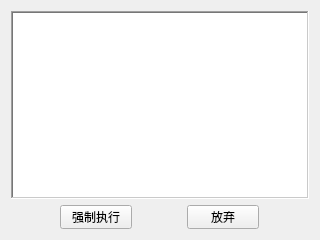
<?xml version="1.0" encoding="UTF-8"?>
<ui version="4.0">
 <class>AgainstWrongWidget</class>
 <widget class="QWidget" name="AgainstWrongWidget">
  <property name="geometry">
   <rect>
    <x>0</x>
    <y>0</y>
    <width>320</width>
    <height>240</height>
   </rect>
  </property>
  <property name="windowTitle">
   <string>操作报警</string>
  </property>
  <layout class="QVBoxLayout" name="verticalLayout">
   <item>
    <widget class="QTextEdit" name="textEdit">
     <property name="frameShape">
      <enum>QFrame::WinPanel</enum>
     </property>
     <property name="frameShadow">
      <enum>QFrame::Sunken</enum>
     </property>
    </widget>
   </item>
   <item>
    <layout class="QHBoxLayout" name="horizontalLayout">
     <item>
      <widget class="QPushButton" name="buttonForce">
       <property name="enabled">
        <bool>true</bool>
       </property>
       <property name="minimumSize">
        <size>
         <width>72</width>
         <height>24</height>
        </size>
       </property>
       <property name="maximumSize">
        <size>
         <width>72</width>
         <height>24</height>
        </size>
       </property>
       <property name="text">
        <string>强制执行</string>
       </property>
      </widget>
     </item>
     <item>
      <widget class="QPushButton" name="buttonCancel">
       <property name="minimumSize">
        <size>
         <width>72</width>
         <height>24</height>
        </size>
       </property>
       <property name="maximumSize">
        <size>
         <width>72</width>
         <height>24</height>
        </size>
       </property>
       <property name="text">
        <string>放弃</string>
       </property>
      </widget>
     </item>
    </layout>
   </item>
  </layout>
 </widget>
 <resources/>
 <connections/>
</ui>
